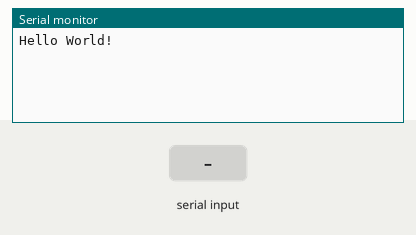
The sketch below on a simulated Arduino Uno, built with avr-gcc and run on an emulated ATmega328P. On the bench: the last lines printed to the serial monitor. The test bench sets the inputs (shaded band).

Above: at 1.2 s.
1.3 s: "1" received over the second serial link
At 2.3 s:
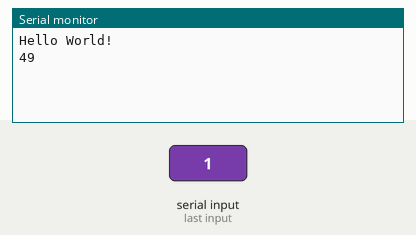
2.8 s: "0" received over the second serial link
At 3.5 s:
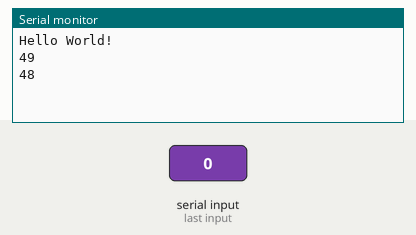

The sketch:

Sharella_arduino_to_python_ultra_sound.ino
```cpp
#include <SoftwareSerial.h>

SoftwareSerial mySerial(2, 3); //블루투스의 Tx, Rx핀을 2번 3번핀으로 설정

void setup() {
  // 시리얼 통신의 속도를 9600으로 설정
  Serial.begin(9600);
  while (!Serial) {
    ; //시리얼통신이 연결되지 않았다면 코드 실행을 멈추고 무한 반복
  }


  Serial.println("Hello World!");

  //블루투스와 아두이노의 통신속도를 9600으로 설정
  mySerial.begin(9600);
}

void loop() { //코드를 무한반복
  if (mySerial.available()) { //블루투스에서 넘어온 데이터가 있다면
    Serial.println(mySerial.read()); //시리얼모니터에 데이터를 출력
  }
  if (Serial.available()) {    //시리얼모니터에 입력된 데이터가 있다면
    mySerial.println(Serial.read());  //블루투스를 통해 입력된 데이터 전달
  }
}
```

Measured:
- after the input at 1.3 s, the serial monitor: prints a new line at once (image 1)
- after the input at 2.8 s, the serial monitor: prints a new line at once (image 2)
